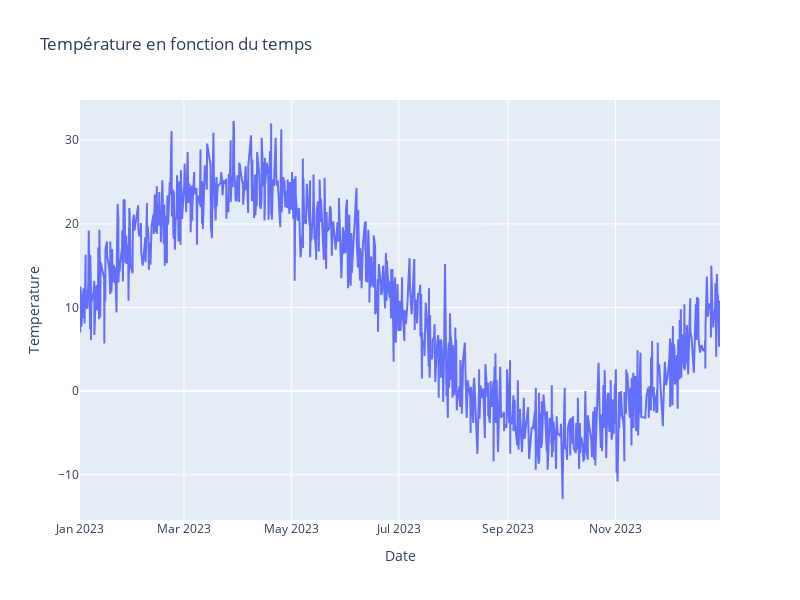

The cell this chart's notebook holds for it:
### Code cell
fig = px.line(data,x="Date", y="Temperature", title="Température en fonction du temps")
fig.update_layout(width=800, height=600)
fig.show()

### Figure 1 — Plotly figure (JSON) as saved in the notebook; plotly's stock layout.template omitted (floating-point values rounded to 4 significant figures; data arrays with more than 128 entries replaced by an {"elided": "..."} marker saying what was removed)
{"data": [{"hovertemplate": "Date=%{x}<br>Temperature=%{y}<extra></extra>", "legendgroup": "", "line": {"color": "#636efa", "dash": "solid"}, "marker": {"symbol": "circle"}, "mode": "lines", "name": "", "orientation": "v", "showlegend": false, "type": "scatter", "x": {"elided": "1000 str values"}, "xaxis": "x", "y": {"elided": "1000 float values"}, "yaxis": "y"}], "layout": {"height": 600, "legend": {"tracegroupgap": 0}, "title": {"text": "Température en fonction du temps"}, "width": 800, "xaxis": {"anchor": "y", "autorange": true, "domain": [0, 1], "range": ["2023-01-01", "2023-12-30 09:00"], "title": {"text": "Date"}, "type": "date"}, "yaxis": {"anchor": "x", "autorange": true, "domain": [0, 1], "range": [-15.41, 34.81], "title": {"text": "Temperature"}, "type": "linear"}}}
